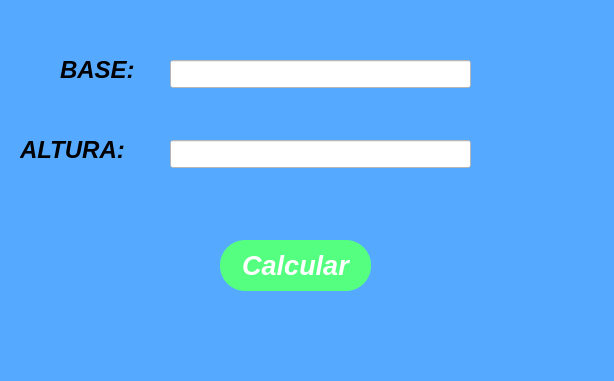
<?xml version="1.0" encoding="UTF-8"?>
<ui version="4.0">
 <class>MainWindow</class>
 <widget class="QMainWindow" name="MainWindow">
  <property name="geometry">
   <rect>
    <x>0</x>
    <y>0</y>
    <width>614</width>
    <height>381</height>
   </rect>
  </property>
  <property name="windowTitle">
   <string>MainWindow</string>
  </property>
  <property name="styleSheet">
   <string notr="true">background-color: rgb(85, 170, 255);
</string>
  </property>
  <widget class="QWidget" name="centralwidget">
   <widget class="QPushButton" name="btnCalcular">
    <property name="geometry">
     <rect>
      <x>220</x>
      <y>240</y>
      <width>151</width>
      <height>51</height>
     </rect>
    </property>
    <property name="font">
     <font>
      <pointsize>20</pointsize>
      <weight>75</weight>
      <italic>true</italic>
      <bold>true</bold>
      <underline>false</underline>
     </font>
    </property>
    <property name="styleSheet">
     <string notr="true">background-color: rgb(85, 255, 127);
border: 5px solid #FFFFF;
border-radius: 25px;
color: rgb(255, 255, 255)</string>
    </property>
    <property name="text">
     <string>Calcular</string>
    </property>
   </widget>
   <widget class="QLabel" name="label">
    <property name="geometry">
     <rect>
      <x>60</x>
      <y>50</y>
      <width>101</width>
      <height>41</height>
     </rect>
    </property>
    <property name="text">
     <string>&lt;html&gt;&lt;head/&gt;&lt;body&gt;&lt;p&gt;&lt;span style=&quot; font-size:18pt; font-weight:600; font-style:italic;&quot;&gt;BASE:&lt;/span&gt;&lt;/p&gt;&lt;/body&gt;&lt;/html&gt;</string>
    </property>
   </widget>
   <widget class="QLabel" name="label_2">
    <property name="geometry">
     <rect>
      <x>20</x>
      <y>130</y>
      <width>141</width>
      <height>41</height>
     </rect>
    </property>
    <property name="text">
     <string>&lt;html&gt;&lt;head/&gt;&lt;body&gt;&lt;p&gt;&lt;span style=&quot; font-size:18pt; font-weight:600; font-style:italic;&quot;&gt;ALTURA:&lt;/span&gt;&lt;/p&gt;&lt;/body&gt;&lt;/html&gt;</string>
    </property>
   </widget>
   <widget class="QLineEdit" name="txtBase">
    <property name="geometry">
     <rect>
      <x>170</x>
      <y>60</y>
      <width>301</width>
      <height>28</height>
     </rect>
    </property>
    <property name="styleSheet">
     <string notr="true">background-color: rgb(255, 255, 255);
</string>
    </property>
   </widget>
   <widget class="QLineEdit" name="txtAltura">
    <property name="geometry">
     <rect>
      <x>170</x>
      <y>140</y>
      <width>301</width>
      <height>28</height>
     </rect>
    </property>
    <property name="styleSheet">
     <string notr="true">background-color: rgb(255, 255, 255);
</string>
    </property>
   </widget>
  </widget>
  <widget class="QMenuBar" name="menubar">
   <property name="geometry">
    <rect>
     <x>0</x>
     <y>0</y>
     <width>614</width>
     <height>26</height>
    </rect>
   </property>
  </widget>
  <widget class="QStatusBar" name="statusbar"/>
 </widget>
 <resources/>
 <connections/>
</ui>
